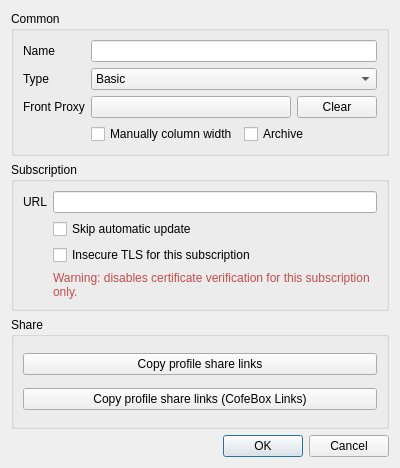
<?xml version="1.0" encoding="UTF-8"?>
<ui version="4.0">
 <class>DialogEditGroup</class>
 <widget class="QDialog" name="DialogEditGroup">
  <property name="geometry">
   <rect>
    <x>0</x>
    <y>0</y>
    <width>400</width>
    <height>468</height>
   </rect>
  </property>
  <property name="minimumSize">
   <size>
    <width>400</width>
    <height>300</height>
   </size>
  </property>
  <property name="windowTitle">
   <string>Edit Group</string>
  </property>
  <layout class="QVBoxLayout" name="verticalLayout">
   <item>
    <widget class="QGroupBox" name="cat_common">
     <property name="sizePolicy">
      <sizepolicy hsizetype="Preferred" vsizetype="Maximum">
       <horstretch>0</horstretch>
       <verstretch>0</verstretch>
      </sizepolicy>
     </property>
     <property name="title">
      <string>Common</string>
     </property>
     <layout class="QGridLayout" name="main">
      <item row="0" column="1">
       <widget class="QLineEdit" name="name"/>
      </item>
      <item row="1" column="0">
       <widget class="QLabel" name="label_2">
        <property name="text">
         <string>Type</string>
        </property>
       </widget>
      </item>
      <item row="1" column="1">
       <widget class="QComboBox" name="type">
        <item>
         <property name="text">
          <string>Basic</string>
         </property>
        </item>
        <item>
         <property name="text">
          <string>Subscription</string>
         </property>
        </item>
       </widget>
      </item>
      <item row="2" column="0">
       <widget class="QLabel" name="front_proxy_l">
        <property name="text">
         <string>Front Proxy</string>
        </property>
       </widget>
      </item>
      <item row="3" column="1">
       <layout class="QHBoxLayout" name="horizontalLayout_2">
        <item>
         <widget class="QCheckBox" name="manually_column_width">
          <property name="text">
           <string>Manually column width</string>
          </property>
         </widget>
        </item>
        <item>
         <widget class="QCheckBox" name="archive">
          <property name="text">
           <string>Archive</string>
          </property>
         </widget>
        </item>
       </layout>
      </item>
      <item row="0" column="0">
       <widget class="QLabel" name="label">
        <property name="text">
         <string>Name</string>
        </property>
       </widget>
      </item>
      <item row="2" column="1">
       <layout class="QHBoxLayout" name="horizontalLayout">
        <item>
         <widget class="QPushButton" name="front_proxy">
          <property name="text">
           <string notr="true"/>
          </property>
         </widget>
        </item>
        <item>
         <widget class="QPushButton" name="front_proxy_clear">
          <property name="sizePolicy">
           <sizepolicy hsizetype="Maximum" vsizetype="Fixed">
            <horstretch>0</horstretch>
            <verstretch>0</verstretch>
           </sizepolicy>
          </property>
          <property name="text">
           <string>Clear</string>
          </property>
         </widget>
        </item>
       </layout>
      </item>
     </layout>
    </widget>
   </item>
   <item>
    <widget class="QGroupBox" name="cat_sub">
     <property name="title">
      <string>Subscription</string>
     </property>
     <layout class="QGridLayout" name="_2">
      <item row="0" column="0">
       <widget class="QLabel" name="label_4">
        <property name="text">
         <string>URL</string>
        </property>
       </widget>
      </item>
      <item row="0" column="1">
       <widget class="MyLineEdit" name="url"/>
      </item>
      <item row="1" column="1">
       <widget class="QCheckBox" name="skip_auto_update">
        <property name="text">
         <string>Skip automatic update</string>
        </property>
       </widget>
      </item>
      <item row="2" column="1">
       <widget class="QCheckBox" name="sub_insecure">
        <property name="text">
         <string>Insecure TLS for this subscription</string>
        </property>
       </widget>
      </item>
      <item row="3" column="1">
       <widget class="QLabel" name="sub_insecure_warning">
        <property name="styleSheet">
         <string notr="true">color: #C44C4C;</string>
        </property>
        <property name="text">
         <string>Warning: disables certificate verification for this subscription only.</string>
        </property>
        <property name="wordWrap">
         <bool>true</bool>
        </property>
       </widget>
      </item>
     </layout>
    </widget>
   </item>
   <item>
    <widget class="QGroupBox" name="cat_share">
     <property name="title">
      <string>Share</string>
     </property>
     <layout class="QVBoxLayout" name="verticalLayout_2">
      <item>
       <widget class="QPushButton" name="copy_links">
        <property name="text">
         <string>Copy profile share links</string>
        </property>
       </widget>
      </item>
      <item>
       <widget class="QPushButton" name="copy_links_nkr">
        <property name="text">
         <string>Copy profile share links (CofeBox Links)</string>
        </property>
       </widget>
      </item>
     </layout>
    </widget>
   </item>
   <item>
    <widget class="QDialogButtonBox" name="buttonBox">
     <property name="standardButtons">
      <set>QDialogButtonBox::Cancel|QDialogButtonBox::Ok</set>
     </property>
    </widget>
   </item>
  </layout>
 </widget>
 <customwidgets>
  <customwidget>
   <class>MyLineEdit</class>
   <extends>QLineEdit</extends>
   <header>ui/widget/MyLineEdit.h</header>
  </customwidget>
 </customwidgets>
 <tabstops>
  <tabstop>name</tabstop>
  <tabstop>type</tabstop>
  <tabstop>front_proxy</tabstop>
  <tabstop>front_proxy_clear</tabstop>
  <tabstop>manually_column_width</tabstop>
  <tabstop>archive</tabstop>
  <tabstop>url</tabstop>
  <tabstop>skip_auto_update</tabstop>
  <tabstop>sub_insecure</tabstop>
  <tabstop>copy_links</tabstop>
  <tabstop>copy_links_nkr</tabstop>
 </tabstops>
 <resources/>
 <connections>
  <connection>
   <sender>buttonBox</sender>
   <signal>rejected()</signal>
   <receiver>DialogEditGroup</receiver>
   <slot>reject()</slot>
   <hints>
    <hint type="sourcelabel">
     <x>199</x>
     <y>275</y>
    </hint>
    <hint type="destinationlabel">
     <x>199</x>
     <y>149</y>
    </hint>
   </hints>
  </connection>
  <connection>
   <sender>buttonBox</sender>
   <signal>accepted()</signal>
   <receiver>DialogEditGroup</receiver>
   <slot>accept()</slot>
   <hints>
    <hint type="sourcelabel">
     <x>199</x>
     <y>291</y>
    </hint>
    <hint type="destinationlabel">
     <x>199</x>
     <y>157</y>
    </hint>
   </hints>
  </connection>
 </connections>
</ui>
